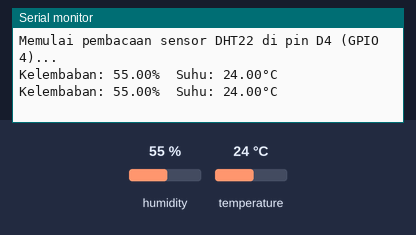
Recording of a sketch running on a simulated ESP32. Shown: the last lines printed to the serial monitor. Inputs (shaded band) come from the test bench; at power-on: humidity 55 %, temperature 24 °C.

Above: at 4.8 s.
4.9 s: humidity set to 22 %
At 6.7 s:
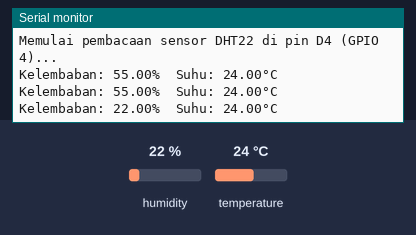
7.9 s: temperature set to 12 °C
At 8.4 s:
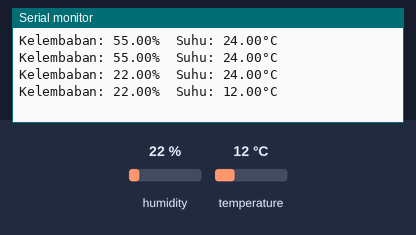
10.9 s: humidity set to 40 %
At 13.0 s:
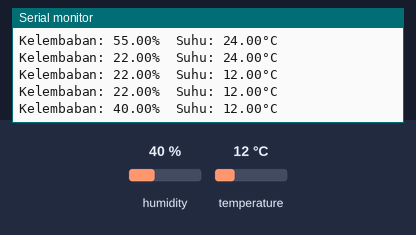
Timing chart, 0 to 14.5 s (numbered marks = the images above; inputs shaded):
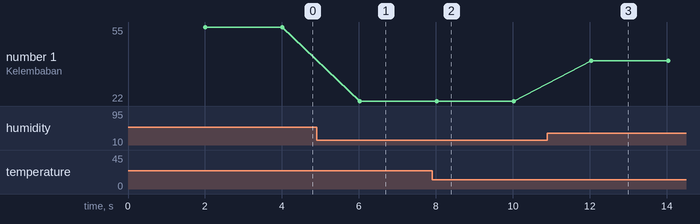

The sketch:

001-dht22.ino
```cpp
// Memasukkan library yang diperlukan
#include "DHT.h"

// ========================================
//         KONFIGURASI PIN & SENSOR
// ========================================

// Tentukan pin yang digunakan untuk data sensor.
// D4 pada ESP32 Devkit V1 adalah GPIO 4.
#define DHTPIN 4

// Tentukan tipe sensor yang digunakan.
// Karena kamu memakai DHT22 (juga dikenal sebagai AM2302),
// kita pilih DHT22. Kalau nanti pakai DHT11, ganti dengan DHT11.
#define DHTTYPE DHT22

// Membuat objek sensor dengan parameter pin dan tipe sensor
DHT dht(DHTPIN, DHTTYPE);

void setup() {
  // Memulai komunikasi serial untuk menampilkan data di Serial Monitor
  Serial.begin(115200);
  Serial.println(F("Memulai pembacaan sensor DHT22 di pin D4 (GPIO 4)..."));

  // Memulai sensor DHT
  dht.begin();
}

void loop() {
  // Beri jeda 2 detik antar pembacaan.
  // Sensor DHT22 butuh jeda minimal sekitar 2 detik untuk pembacaan yang stabil.
  delay(2000);

  // Membaca nilai kelembaban udara (dalam persen)
  float kelembaban = dht.readHumidity();
  // Membaca nilai suhu udara (dalam derajat Celcius)
  float suhu = dht.readTemperature();

  // Memeriksa apakah pembacaan gagal dan langsung keluar dari fungsi loop().
  // Ini mencegah program melanjutkan ke perintah di bawahnya jika ada error.
  if (isnan(suhu) || isnan(kelembaban)) { // isnan = is Not a Number
    Serial.println(F("Gagal membaca dari sensor DHT22!"));
    return;
  }

  // ========================================
  //        MENAMPILKAN DATA KE MONITOR
  // ========================================

  // Tampilkan nilai kelembaban
  Serial.print(F("Kelembaban: "));
  Serial.print(kelembaban);
  Serial.print(F("%  ")); // Tambah spasi biar rapi

  // Tampilkan nilai suhu
  Serial.print(F("Suhu: "));
  Serial.print(suhu);
  Serial.println(F("°C"));
}
```

Measured:
- after the input at 4.9 s, the serial monitor: prints a new line after 1.1 s (image 1)
- after the input at 7.9 s, the serial monitor: prints a new line after 0.12 s (image 2)
- after the input at 10.9 s, the serial monitor: prints a new line after 1.1 s (image 3)
- plotted number 1: 55 → 22 after the input at 4.9 s, 22 → 40 after the input at 10.9 s
